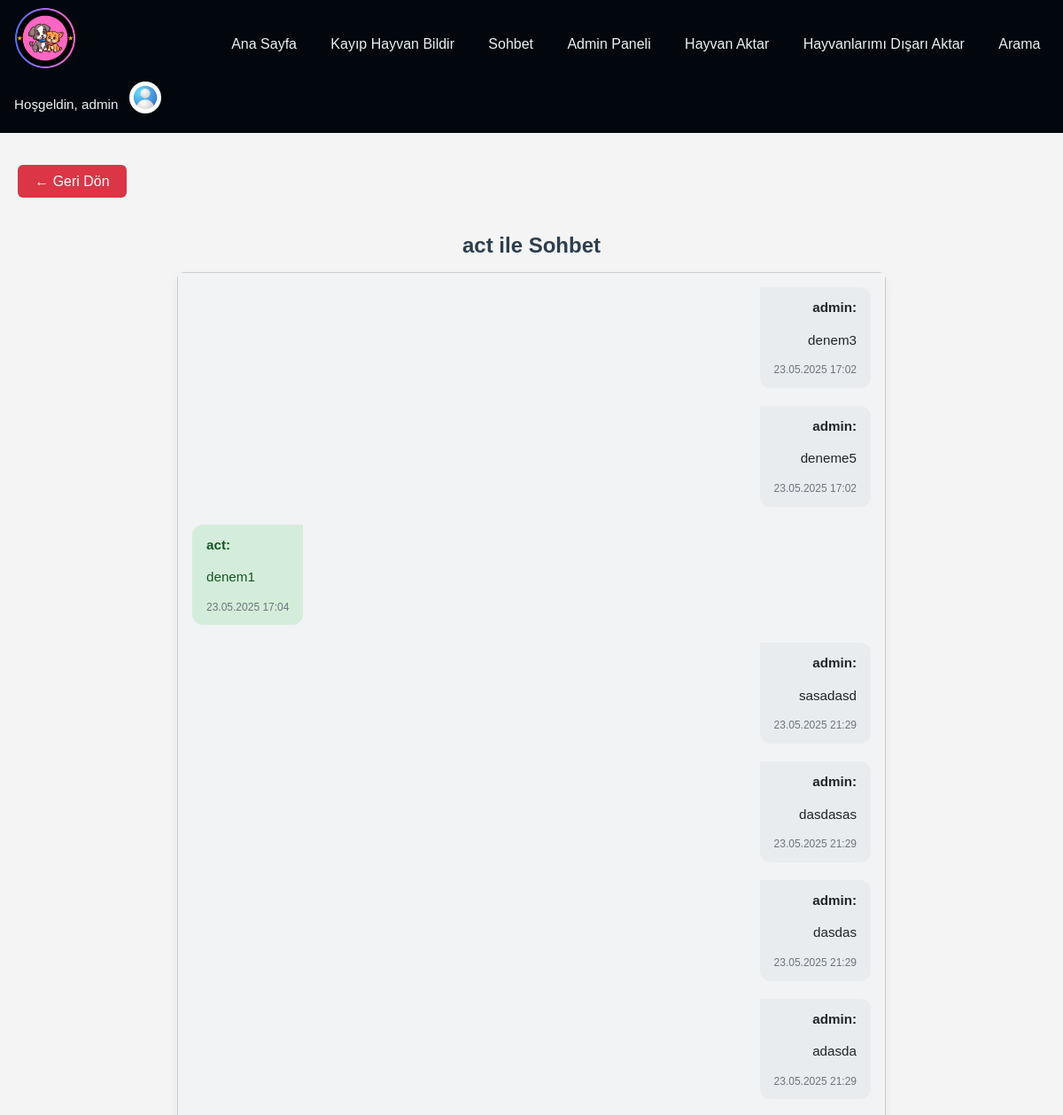
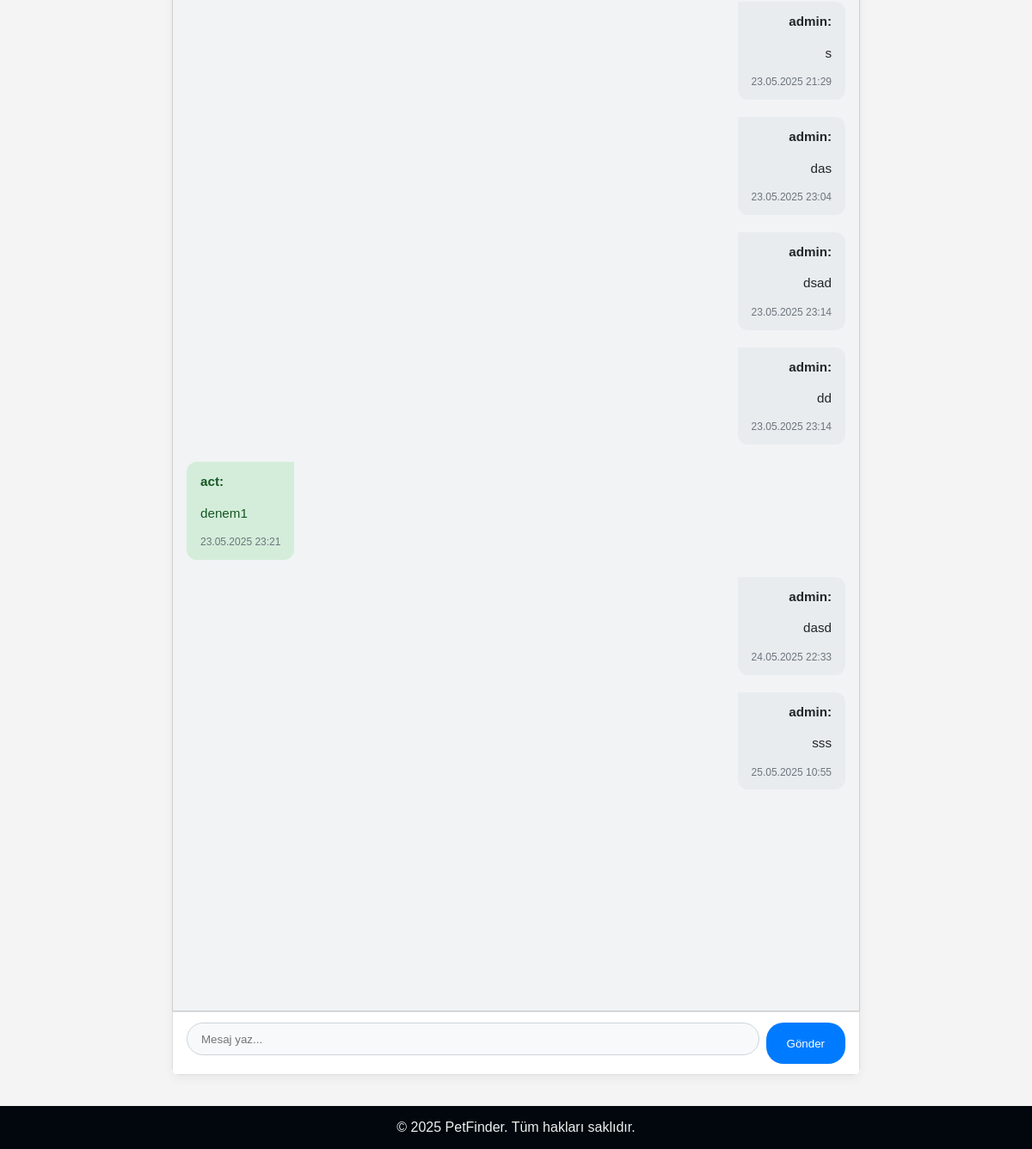
The page /mainpage/chat/2/ (signed in) on the database as committed earlier (2 pictures, top to bottom).
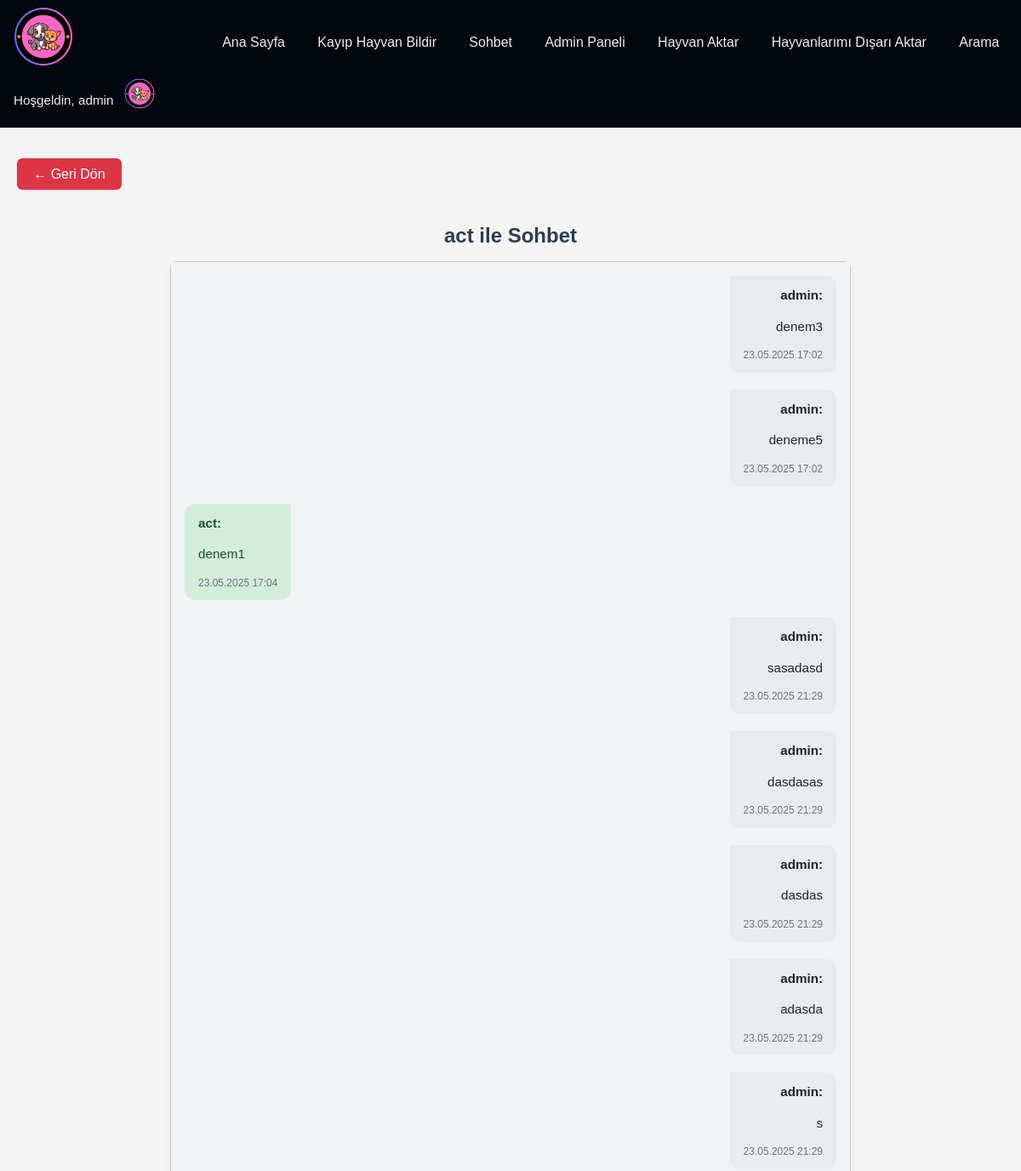
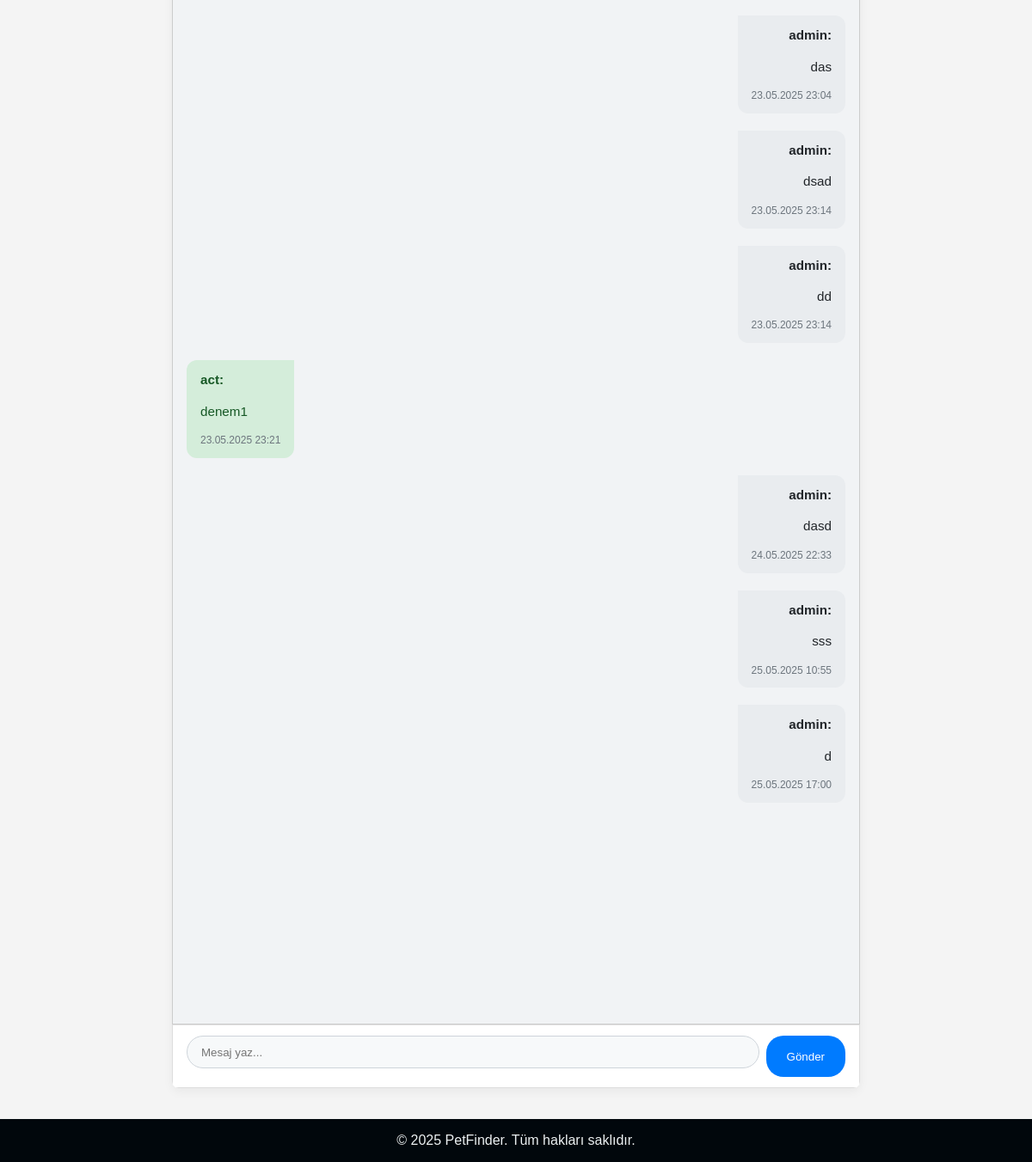
The same page on the database as committed later (2 pictures, top to bottom).
### mainpage/models.py (models this page shows, shortened)
class Message(models.Model):
    sender = models.ForeignKey(User, on_delete=models.CASCADE, related_name='sent_messages', verbose_name="Gönderen")
    receiver = models.ForeignKey(User, on_delete=models.CASCADE, related_name='received_messages', verbose_name="Alıcı")
    content = models.TextField(verbose_name="Mesaj")
    timestamp = models.DateTimeField(verbose_name="Zaman Damgası")
    is_read = models.BooleanField(default=False, verbose_name="Okundu")

### accounts/models.py (models this page shows, shortened)
class UserProfile(models.Model):
    user = models.OneToOneField(User, on_delete=models.CASCADE, related_name='profile')
    profile_picture = models.ImageField(upload_to='profile_pics/', blank=True)
    contact_number = models.CharField(max_length=20, blank=True)

### mainpage/views.py (the view)
# urls.py: path('chat/<int:user_id>/', views.start_chat, name='start_chat'),
@login_required
def start_chat(request, user_id):
    receiver = get_object_or_404(User, pk=user_id)
    room_name = f"chat_{min(request.user.id, receiver.id)}_{max(request.user.id, receiver.id)}"
    if request.method == 'POST':
        content = request.POST.get('message')
        if content:
            timestamp = timezone.now()  # Zaman damgasını burada oluştur
            Message.objects.create(sender=request.user, receiver=receiver, content=content, timestamp=timestamp)
            return redirect('mainpage:start_chat', user_id=receiver.id)
    messages = Message.objects.filter(
        Q(sender=request.user, receiver=receiver) | Q(sender=receiver, receiver=request.user)
    ).order_by('timestamp')
    return render(request, 'mainpage/chat.html', {
        'receiver': receiver,
        'messages': messages,
        'room_name': room_name,
    })

### mainpage/context_processors.py (called while the page is built)
def user_profile(request):
    if request.user.is_authenticated:
        try:
            profile = UserProfile.objects.get(user=request.user)
        except UserProfile.DoesNotExist:
            profile = None
    else:
        profile = None
    return {'user_profile': profile}

### mainpage/templates/mainpage/chat.html (shortened to what this page needs)
{% extends 'mainpage/base.html' %}
{% load static %}
{% block extra_css %}
  <link rel="stylesheet" href="{% static 'mainpage/chat.css' %}">
{% endblock %}
{% block content %}
<a class="bt red" href="{% url 'mainpage:chat_list'  %}">← Geri Dön</a>
<h2>{{ receiver.username }} ile Sohbet</h2>
<div id="chat-container">
    <div id="chat-log">
        {% for message in messages %}
            <div class="message {% if message.sender == request.user %}sent{% else %}received{% endif %}"
            data-message-id="{{ message.id }}" {% if message.is_read and message.receiver == request.user %}data-is-read="true"{% endif %}>
                <strong>{{ message.sender.username }}:</strong> {{ message.content|linebreaks }}
               <div class="timestamp"
     data-timestamp="{{ message.timestamp|date:'c' }}">
    {{ message.timestamp|date:"d.m.Y H:i" }}
</div>
            </div>
        {% endfor %}
    </div>
    <form method="post">  {% csrf_token %}
        <input type="text" name="message" placeholder="Mesaj yaz..." autocomplete="off" />
        <button class="bt bt-message" type="submit">Gönder</button>
    </form>
</div>
{% endblock %}

### mainpage/templates/mainpage/base.html (shortened to what this page needs)
{% load static %}
<!DOCTYPE html>
<html lang="en">
<head>
    <link rel="stylesheet" href="{% static 'mainpage/style.css' %}">
     {% block extra_css %}{% endblock %}
    <link href="https://cdn.jsdelivr.net/npm/select2@4.1.0-rc.0/dist/css/select2.min.css" rel="stylesheet" />
</head>
<body>
<nav class="navbar">
    <div class="navbar__logo">
      <a href="{% url 'mainpage:pet_list' %}">
        <img src="{% static 'mainpage/logo.png' %}" alt="PetFinder Logo">
      </a>
    </div>
    <div class="navbar__links">
      <a href="{% url 'mainpage:pet_list' %}">Ana Sayfa</a>
      <a href="{% url 'mainpage:pet_report' %}">Kayıp Hayvan Bildir</a>
      <a href="{% url 'mainpage:chat_list' %}">Sohbet</a>
      {% if user.is_staff %}
        <a href="{% url 'mainpage:admin_views' %}">Admin Paneli</a>
      {% endif %}
      <a href="{% url 'mainpage:import_pets' %}">Hayvan Aktar</a>
      <a href="{% url 'mainpage:export_pets' %}">Hayvanlarımı Dışarı Aktar</a>
      <a href="{% url 'mainpage:pet_search' %}">Arama</a>
    </div>
    <div class="navbar__user">
      {% if user.is_authenticated %}
        <span class="navbar__greeting">Hoşgeldin, {{ user.username }}</span>
        <div class="profile-dropdown">
          <div class="profile-toggle">
            {% if user_profile.profile_picture %}
              <img
                class="navbar__avatar"
                src="{{ user_profile.profile_picture.url }}"
                alt="Profil Resmi"
              >
            {% else %}
              <img
                class="navbar__avatar"
                src="{% static 'mainpage/default_profile.jpg' %}"
                alt="Profil Resmi"
              >
            {% endif %}
          </div>
        </div>
      {% else %}
      <div class="navbar__links">
        <a href="{% url 'accounts:login' %}">Giriş</a>
        <a href="{% url 'accounts:register' %}">Kayıt Ol</a>
      </div>
      {% endif %}
    </div>
  </nav>
   <div class="content">
    {% block content %}{% endblock %}
  </div>
  <footer class="footer">
    <div class="copyright">
      © 2025 PetFinder. Tüm hakları saklıdır.
    </div>
  </footer>
</body>
</html>

Rows that differ between the two databases and show on the page:
now on this page (row edited): UserProfile: profile_picture (picture)
added Message: sender.username "admin", content "d", timestamp "25.05.2025 17:00"
